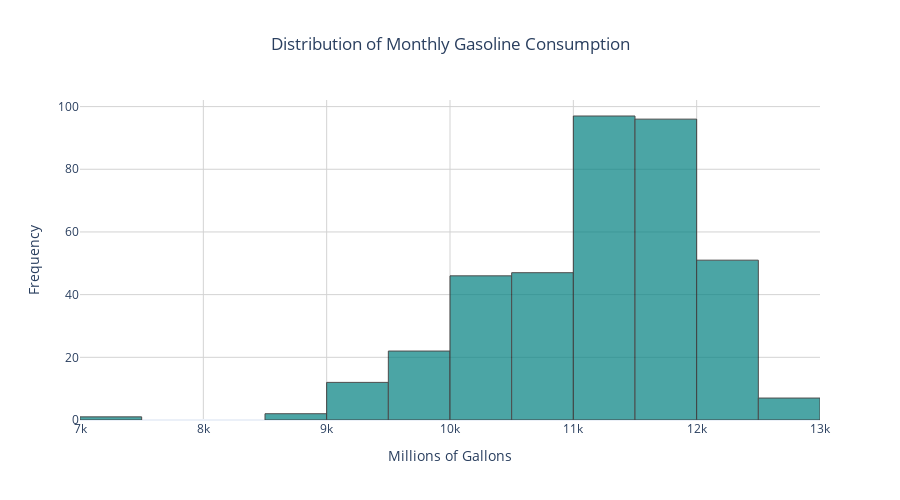

The code cell stored with this chart in its notebook:
### Code cell
''' Create a histogram to visualize the distribution of monthly gasoline consumption '''

# Create histogram
fig = px.histogram(
    consumption,
    x="Gasoline_Consumption(Millions of Gallons)",
    nbins=25,
    title="Distribution of Monthly Gasoline Consumption",
    labels={"Gasoline_Consumption(Millions of Gallons)": "Millions of Gallons"},
    color_discrete_sequence=["teal"]
)

# Customize layout
fig.update_traces(marker_line_color="black", marker_line_width=1, opacity=0.7)
fig.update_layout(
    template="plotly_white",
    title_x=0.5,
    xaxis_title="Millions of Gallons",
    yaxis_title="Frequency",
    xaxis=dict(showgrid=True, gridcolor="lightgray"),
    yaxis=dict(showgrid=True, gridcolor="lightgray"),
    hovermode="x unified",
    height=500
)

fig.show()

### Figure 1 — Plotly figure (JSON) as saved in the notebook; plotly's stock layout.template omitted (floating-point values rounded to 4 significant figures; data arrays with more than 128 entries replaced by an {"elided": "..."} marker saying what was removed)
{"data": [{"bingroup": "x", "hovertemplate": "Millions of Gallons=%{x}<br>count=%{y}<extra></extra>", "legendgroup": "", "marker": {"color": "teal", "line": {"color": "black", "width": 1}, "pattern": {"shape": ""}}, "name": "", "nbinsx": 25, "opacity": 0.7, "orientation": "v", "showlegend": false, "type": "histogram", "x": {"elided": "381 float values"}, "xaxis": "x", "yaxis": "y"}], "layout": {"barmode": "relative", "height": 500, "hovermode": "x unified", "legend": {"tracegroupgap": 0}, "title": {"text": "Distribution of Monthly Gasoline Consumption", "x": 0.5}, "xaxis": {"anchor": "y", "domain": [0, 1], "gridcolor": "lightgray", "showgrid": true, "title": {"text": "Millions of Gallons"}}, "yaxis": {"anchor": "x", "domain": [0, 1], "gridcolor": "lightgray", "showgrid": true, "title": {"text": "Frequency"}}}}
